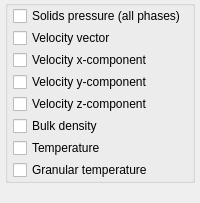
                     <widget class="QWidget" name="subpage_cell_solids">
                      <layout class="QGridLayout" name="gridLayout_17">
                       <property name="leftMargin">
                        <number>5</number>
                       </property>
                       <property name="topMargin">
                        <number>0</number>
                       </property>
                       <property name="rightMargin">
                        <number>5</number>
                       </property>
                       <property name="bottomMargin">
                        <number>0</number>
                       </property>
                       <property name="spacing">
                        <number>0</number>
                       </property>
                       <item row="0" column="0">
                        <widget class="QGroupBox" name="groupbox_cell_solids">
                         <property name="title">
                          <string/>
                         </property>
                         <property name="flat">
                          <bool>true</bool>
                         </property>
                         <layout class="QGridLayout" name="gridLayout_6">
                          <property name="leftMargin">
                           <number>5</number>
                          </property>
                          <property name="topMargin">
                           <number>0</number>
                          </property>
                          <property name="rightMargin">
                           <number>0</number>
                          </property>
                          <property name="bottomMargin">
                           <number>0</number>
                          </property>
                          <property name="horizontalSpacing">
                           <number>0</number>
                          </property>
                          <property name="verticalSpacing">
                           <number>2</number>
                          </property>
                          <item row="5" column="0">
                           <widget class="CheckBox" name="checkbox_keyword_vtk_rop_s_args_VTK_P">
                            <property name="text">
                             <string>Bulk density</string>
                            </property>
                           </widget>
                          </item>
                          <item row="6" column="0">
                           <widget class="CheckBox" name="checkbox_keyword_vtk_t_s_args_VTK_P">
                            <property name="text">
                             <string>Temperature</string>
                            </property>
                           </widget>
                          </item>
                          <item row="0" column="0">
                           <widget class="CheckBox" name="checkbox_keyword_vtk_p_star_args_VTK">
                            <property name="text">
                             <string>Solids pressure (all phases)</string>
                            </property>
                           </widget>
                          </item>
                          <item row="1" column="0">
                           <widget class="CheckBox" name="checkbox_keyword_vtk_vel_s_args_VTK_P">
                            <property name="text">
                             <string>Velocity vector</string>
                            </property>
                           </widget>
                          </item>
                          <item row="2" column="0">
                           <widget class="CheckBox" name="checkbox_keyword_vtk_u_s_args_VTK_P">
                            <property name="text">
                             <string>Velocity x-component</string>
                            </property>
                           </widget>
                          </item>
                          <item row="3" column="0">
                           <widget class="CheckBox" name="checkbox_keyword_vtk_v_s_args_VTK_P">
                            <property name="text">
                             <string>Velocity y-component</string>
                            </property>
                           </widget>
                          </item>
                          <item row="4" column="0">
                           <widget class="CheckBox" name="checkbox_keyword_vtk_w_s_args_VTK_P">
                            <property name="text">
                             <string>Velocity z-component</string>
                            </property>
                           </widget>
                          </item>
                          <item row="7" column="0">
                           <widget class="CheckBox" name="checkbox_keyword_vtk_theta_m_args_VTK_P">
                            <property name="text">
                             <string>Granular temperature</string>
                            </property>
                           </widget>
                          </item>
                         </layout>
                        </widget>
                       </item>
                       <item row="1" column="0">
                        <spacer name="verticalSpacer_6">
                         <property name="orientation">
                          <enum>Qt::Vertical</enum>
                         </property>
                         <property name="sizeHint" stdset="0">
                          <size>
                           <width>20</width>
                           <height>20</height>
                          </size>
                         </property>
                        </spacer>
                       </item>
                      </layout>
                     </widget>
